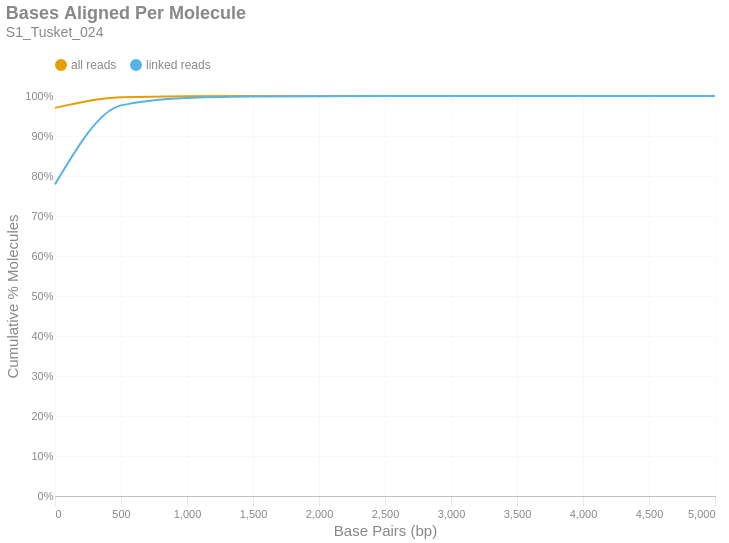

Notebook cell for this chart:
### Markdown cell above
### Bases Aligned Per Molecule
This is a cumulative frequency distribution showing the number of base pairs aligned per unique molecule. These data are shown in 500 bp bins. There are two distributions: one with `all reads` (yellow) and another with only `linked reads` (blue). The percent of molecules in the `linked reads` distribution is relative to the total number of linked molecules.

### Code cell
if SKIPLR:
    print_html(f"Skipped")
else:
    binned_df = consolidated_hist(valids['aligned_bp'], mask, 500, True)
    with SafeRender(binned_df):
        (
            density_plot(binned_df, 'Bases Aligned Per Molecule', samplename, 'basesper')
            .encode(
                x=alt.X('bin:Q', title="Base Pairs (bp)").axis(tickMinStep=500).scale(padding=0),
                y=alt.Y('value:Q', title='Cumulative % Molecules')
                    .axis(format='%')
                    .scale(domain = [0,1])
                    .stack(False),
                color=alt.Color("key:N").scale(domain = ["all reads", "linked reads"]),
                tooltip = [
                    alt.Tooltip("key:N", title = "Data Type"),
                    alt.Tooltip("range_label:N", title="Bases Aligned Per Molecule"),
                    alt.Tooltip("value:Q", format = ".2%", title="% Molecules (Cum.)")
                ]
            )
        ).display()

### Figure 1 — Vega-Lite specification as saved in the notebook (floating-point values rounded to 4 significant figures)
{"width": "container", "height": 400, "config": {"title": {"anchor": "start", "dy": -15, "fontSize": 18, "color": "#888888", "subtitleColor": "#888888", "subtitleFontSize": 14}, "arc": {"fill": "#0072B2"}, "axis": {"domainColor": "#888888", "domainWidth": 0.5, "gridWidth": 0.2, "grid": false, "titleFontWeight": 400, "titleFontSize": 15, "labelFontSize": 11, "labelColor": "#888888", "tickColor": "#888888", "tickWidth": 0.2, "titleColor": "#888888"}, "axisBand": {"grid": false}, "axisX": {"grid": true, "tickSize": 10, "domainCap": "round"}, "axisY": {"domain": false, "grid": true, "tickSize": 0, "domainCap": "round"}, "background": "transparent", "header": {"labelFontSize": 15, "labelColor": "#888888", "titleFontSize": 15, "titleFontWeight": 600, "titleColor": "#888888"}, "legend": {"labelFont": "sans-serif", "labelFontSize": 12, "labelColor": "#888888", "symbolSize": 100, "symbolType": "circle", "titleFontSize": 12, "titlePadding": 10, "titleColor": "#888888", "title": null, "orient": "top"}, "range": {"category": ["#E69F00", "#56B4E9", "#009E73", "#F0E442", "#0072B2", "#D55E00", "#CC79A7", "#000000"], "diverging": ["#cfe8f3", "#a2d4ec", "#73bfe2", "#46abdb", "#1696d2", "#12719e"]}, "area": {"fill": "#0072B2", "fillOpacity": 0.7, "line": true, "strokeOpacity": 0.7}, "line": {"color": "#0072B2", "stroke": "#0072B2", "strokeWidth": 2}, "trail": {"color": "#0072B2", "stroke": "#0072B2", "strokeWidth": 0, "size": 1}, "point": {"filled": true, "fillOpacity": 1.0, "size": 95}, "text": {"color": "#888888", "fontSize": 11, "align": "right", "fontWeight": 400, "size": 11}, "bar": {"fill": "#0072B2", "stroke": null}, "view": {"stroke": null, "continuousWidth": 660, "continuousHeight": 400}}, "data": {"name": "data-f25e028093e6edf2bc31c5f31788d4cd"}, "mark": {"type": "line", "interpolate": "monotone", "point": {"opacity": 0, "size": 275}}, "encoding": {"color": {"field": "key", "scale": {"domain": ["all reads", "linked reads"]}, "type": "nominal"}, "tooltip": [{"field": "key", "title": "Data Type", "type": "nominal"}, {"field": "range_label", "title": "Bases Aligned Per Molecule", "type": "nominal"}, {"field": "value", "format": ".2%", "title": "% Molecules (Cum.)", "type": "quantitative"}], "x": {"axis": {"tickMinStep": 500}, "field": "bin", "scale": {"padding": 0}, "title": "Base Pairs (bp)", "type": "quantitative"}, "y": {"axis": {"format": "%"}, "field": "value", "scale": {"domain": [0, 1]}, "stack": false, "title": "Cumulative % Molecules", "type": "quantitative"}}, "params": [{"name": "param_c36ac31b6afebe62", "select": {"type": "point", "fields": ["key"]}, "bind": "legend"}], "title": {"text": "Bases Aligned Per Molecule", "subtitle": "S1_Tusket_024"}, "transform": [{"fold": ["all reads (cumsum)", "linked reads (cumsum)"]}, {"calculate": "replace(datum.key, ' (cumsum)', '')", "as": "key"}, {"filter": {"param": "param_c36ac31b6afebe62"}}], "usermeta": {"embedOptions": {"downloadFileName": "S1_Tusket_024.basesper"}}, "$schema": "https://vega.github.io/schema/vega-lite/v6.1.0.json", "datasets": {"data-f25e028093e6edf2bc31c5f31788d4cd": [{"bin": "0.0", "interval": "0.0-500.0", "all reads": 0.9703, "linked reads": 0.7791, "all reads (cumsum)": 0.9703, "linked reads (cumsum)": 0.7791, "range_label": "0-499"}, {"bin": "500.0", "interval": "500.0-1000.0", "all reads": 0.02657, "linked reads": 0.1974, "all reads (cumsum)": 0.9969, "linked reads (cumsum)": 0.9765, "range_label": "500-999"}, {"bin": "1000.0", "interval": "1000.0-1500.0", "all reads": 0.002491, "linked reads": 0.01877, "all reads (cumsum)": 0.9994, "linked reads (cumsum)": 0.9953, "range_label": "1000-1499"}, {"bin": "1500.0", "interval": "1500.0-2000.0", "all reads": 0.0004526, "linked reads": 0.003427, "all reads (cumsum)": 0.9998, "linked reads (cumsum)": 0.9987, "range_label": "1500-1999"}, {"bin": "2000.0", "interval": "2000.0-2500.0", "all reads": 0.0001186, "linked reads": 0.0008983, "all reads (cumsum)": 1.0, "linked reads (cumsum)": 0.9996, "range_label": "2000-2499"}, {"bin": "2500.0", "interval": "2500.0-3000.0", "all reads": 3.317e-05, "linked reads": 0.0002513, "all reads (cumsum)": 1.0, "linked reads (cumsum)": 0.9999, "range_label": "2500-2999"}, {"bin": "3000.0", "interval": "3000.0-3500.0", "all reads": 9.232e-06, "linked reads": 6.993e-05, "all reads (cumsum)": 1.0, "linked reads (cumsum)": 1.0, "range_label": "3000-3499"}, {"bin": "3500.0", "interval": "3500.0-4000.0", "all reads": 4.058e-06, "linked reads": 3.074e-05, "all reads (cumsum)": 1.0, "linked reads (cumsum)": 1.0, "range_label": "3500-3999"}, {"bin": "4000.0", "interval": "4000.0-4500.0", "all reads": 1.217e-06, "linked reads": 9.221e-06, "all reads (cumsum)": 1.0, "linked reads (cumsum)": 1.0, "range_label": "4000-4499"}, {"bin": "4500.0", "interval": "4500.0-5000.0", "all reads": 7.101e-07, "linked reads": 5.379e-06, "all reads (cumsum)": 1.0, "linked reads (cumsum)": 1.0, "range_label": "4500-4999"}, {"bin": "5000.0", "interval": "5000.0-5500.0", "all reads": 3.043e-07, "linked reads": 2.305e-06, "all reads (cumsum)": 1.0, "linked reads (cumsum)": 1.0, "range_label": "5000-5499"}]}}
